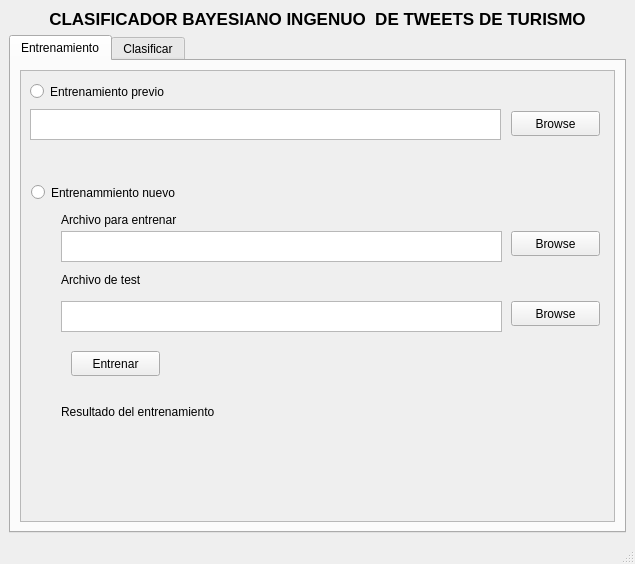
<?xml version="1.0" encoding="UTF-8"?>
<ui version="4.0">
 <class>MainWindow</class>
 <widget class="QMainWindow" name="MainWindow">
  <property name="geometry">
   <rect>
    <x>0</x>
    <y>0</y>
    <width>635</width>
    <height>564</height>
   </rect>
  </property>
  <property name="windowTitle">
   <string>MainWindow</string>
  </property>
  <widget class="QWidget" name="centralwidget">
   <layout class="QVBoxLayout" name="verticalLayout">
    <item>
     <widget class="QLabel" name="label">
      <property name="font">
       <font>
        <pointsize>13</pointsize>
        <weight>75</weight>
        <bold>true</bold>
       </font>
      </property>
      <property name="text">
       <string>CLASIFICADOR BAYESIANO INGENUO  DE TWEETS DE TURISMO</string>
      </property>
      <property name="alignment">
       <set>Qt::AlignCenter</set>
      </property>
     </widget>
    </item>
    <item>
     <widget class="QTabWidget" name="tabWidget">
      <property name="currentIndex">
       <number>0</number>
      </property>
      <widget class="QWidget" name="tab_2">
       <attribute name="title">
        <string>Entrenamiento</string>
       </attribute>
       <layout class="QGridLayout" name="gridLayout_2">
        <item row="0" column="1">
         <widget class="QScrollArea" name="scrollArea">
          <property name="widgetResizable">
           <bool>true</bool>
          </property>
          <widget class="QWidget" name="scrollAreaWidgetContents">
           <property name="geometry">
            <rect>
             <x>0</x>
             <y>0</y>
             <width>593</width>
             <height>447</height>
            </rect>
           </property>
           <widget class="QRadioButton" name="radioButtonEntrenamienotPrevio">
            <property name="geometry">
             <rect>
              <x>9</x>
              <y>9</y>
              <width>174</width>
              <height>23</height>
             </rect>
            </property>
            <property name="text">
             <string>Entrenamiento previo</string>
            </property>
           </widget>
           <widget class="QRadioButton" name="radioButtonEntrenamientoNuevo">
            <property name="geometry">
             <rect>
              <x>10</x>
              <y>110</y>
              <width>191</width>
              <height>23</height>
             </rect>
            </property>
            <property name="text">
             <string>Entrenammiento nuevo</string>
            </property>
           </widget>
           <widget class="QPlainTextEdit" name="plainTextEditPrevio">
            <property name="geometry">
             <rect>
              <x>9</x>
              <y>38</y>
              <width>471</width>
              <height>31</height>
             </rect>
            </property>
            <property name="plainText">
             <string/>
            </property>
           </widget>
           <widget class="QPushButton" name="pushButtonEntrenamientoPrevio">
            <property name="geometry">
             <rect>
              <x>490</x>
              <y>40</y>
              <width>89</width>
              <height>25</height>
             </rect>
            </property>
            <property name="text">
             <string>Browse</string>
            </property>
           </widget>
           <widget class="QLabel" name="label_4">
            <property name="geometry">
             <rect>
              <x>40</x>
              <y>140</y>
              <width>151</width>
              <height>17</height>
             </rect>
            </property>
            <property name="text">
             <string>Archivo para entrenar</string>
            </property>
           </widget>
           <widget class="QPlainTextEdit" name="plainTextEditTrain">
            <property name="geometry">
             <rect>
              <x>40</x>
              <y>160</y>
              <width>441</width>
              <height>31</height>
             </rect>
            </property>
           </widget>
           <widget class="QPushButton" name="pushButtonTrainFile">
            <property name="geometry">
             <rect>
              <x>490</x>
              <y>160</y>
              <width>89</width>
              <height>25</height>
             </rect>
            </property>
            <property name="text">
             <string>Browse</string>
            </property>
           </widget>
           <widget class="QLabel" name="label_5">
            <property name="geometry">
             <rect>
              <x>40</x>
              <y>200</y>
              <width>111</width>
              <height>17</height>
             </rect>
            </property>
            <property name="text">
             <string>Archivo de test</string>
            </property>
           </widget>
           <widget class="QPlainTextEdit" name="plainTextEditTest">
            <property name="geometry">
             <rect>
              <x>40</x>
              <y>230</y>
              <width>441</width>
              <height>31</height>
             </rect>
            </property>
           </widget>
           <widget class="QPushButton" name="pushButtonTesFile">
            <property name="geometry">
             <rect>
              <x>490</x>
              <y>230</y>
              <width>89</width>
              <height>25</height>
             </rect>
            </property>
            <property name="text">
             <string>Browse</string>
            </property>
           </widget>
           <widget class="QPushButton" name="pushButtonEntrenar">
            <property name="geometry">
             <rect>
              <x>50</x>
              <y>280</y>
              <width>89</width>
              <height>25</height>
             </rect>
            </property>
            <property name="text">
             <string>Entrenar</string>
            </property>
           </widget>
           <widget class="QLabel" name="label_3">
            <property name="geometry">
             <rect>
              <x>40</x>
              <y>330</y>
              <width>241</width>
              <height>21</height>
             </rect>
            </property>
            <property name="text">
             <string>Resultado del entrenamiento</string>
            </property>
           </widget>
           <widget class="QLabel" name="label_resTrain">
            <property name="geometry">
             <rect>
              <x>40</x>
              <y>360</y>
              <width>501</width>
              <height>21</height>
             </rect>
            </property>
            <property name="text">
             <string/>
            </property>
           </widget>
          </widget>
         </widget>
        </item>
       </layout>
      </widget>
      <widget class="QWidget" name="tab">
       <attribute name="title">
        <string>Clasificar</string>
       </attribute>
       <layout class="QGridLayout" name="gridLayout_3">
        <item row="1" column="0">
         <widget class="QScrollArea" name="scrollArea_2">
          <property name="widgetResizable">
           <bool>true</bool>
          </property>
          <widget class="QWidget" name="scrollAreaWidgetContents_2">
           <property name="geometry">
            <rect>
             <x>0</x>
             <y>0</y>
             <width>593</width>
             <height>447</height>
            </rect>
           </property>
           <widget class="QLabel" name="label_2">
            <property name="geometry">
             <rect>
              <x>10</x>
              <y>30</y>
              <width>131</width>
              <height>17</height>
             </rect>
            </property>
            <property name="text">
             <string>Tweet a clasificar</string>
            </property>
           </widget>
           <widget class="QPlainTextEdit" name="plainTextEditTweet">
            <property name="geometry">
             <rect>
              <x>10</x>
              <y>70</y>
              <width>561</width>
              <height>101</height>
             </rect>
            </property>
           </widget>
           <widget class="QPushButton" name="pushButtonClasificar">
            <property name="geometry">
             <rect>
              <x>90</x>
              <y>200</y>
              <width>411</width>
              <height>31</height>
             </rect>
            </property>
            <property name="text">
             <string>Clasificar</string>
            </property>
           </widget>
           <widget class="QLabel" name="labelResultado">
            <property name="geometry">
             <rect>
              <x>20</x>
              <y>260</y>
              <width>521</width>
              <height>17</height>
             </rect>
            </property>
            <property name="font">
             <font>
              <weight>75</weight>
              <italic>true</italic>
              <bold>true</bold>
             </font>
            </property>
            <property name="text">
             <string>Clasificación: </string>
            </property>
           </widget>
          </widget>
         </widget>
        </item>
       </layout>
      </widget>
     </widget>
    </item>
   </layout>
  </widget>
  <widget class="QStatusBar" name="statusbar"/>
 </widget>
 <resources/>
 <connections/>
</ui>
